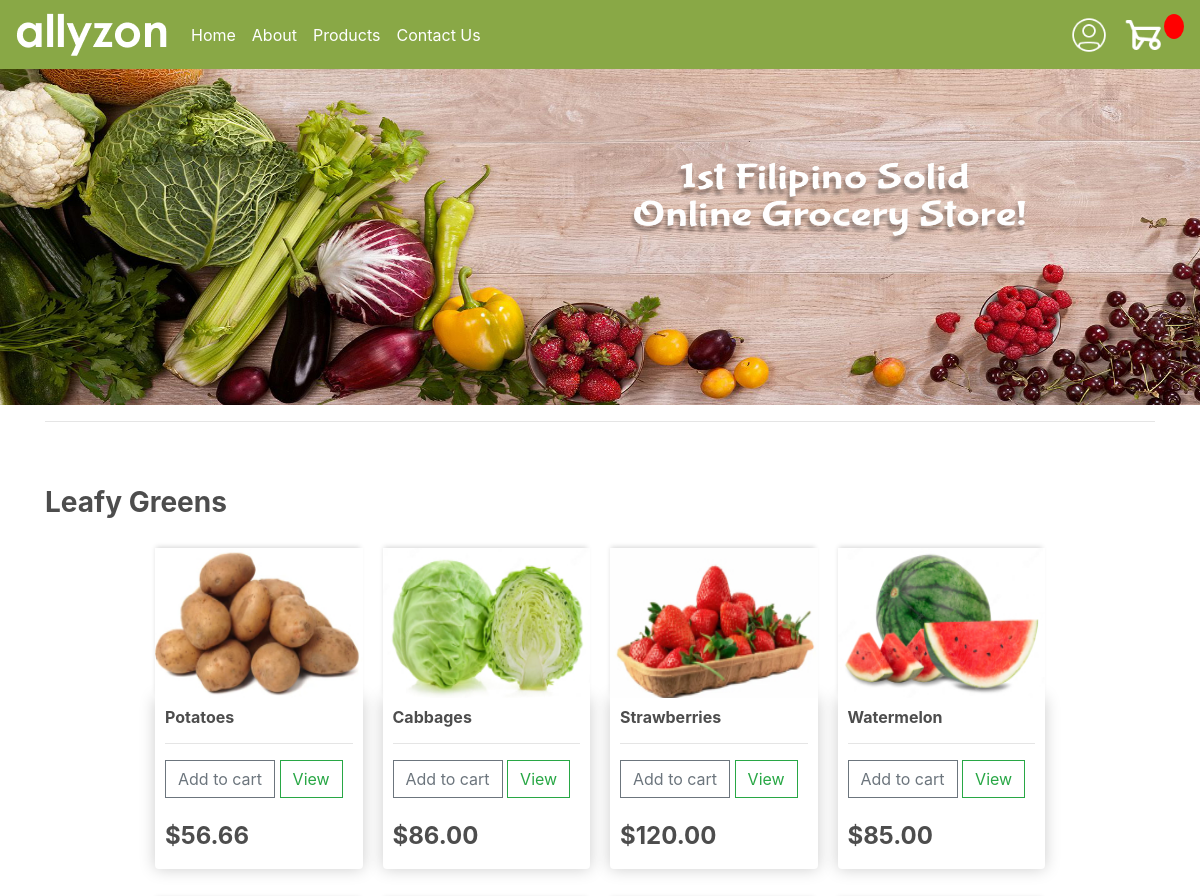
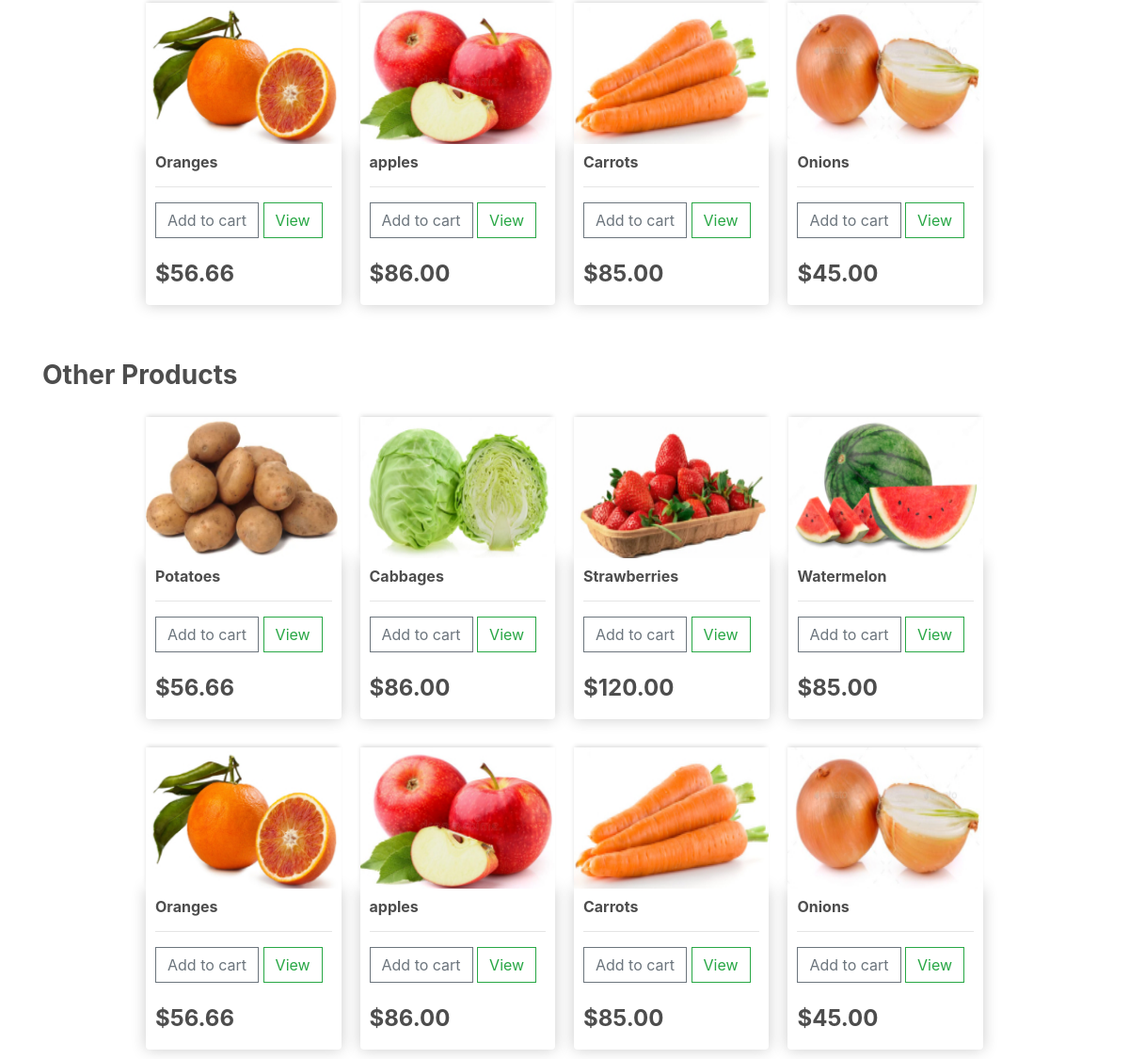
Screenshot of /products/ with the database file from the repository (2 pictures, top to bottom).
### store/models.py (models this page shows, shortened)
class Product(models.Model):
    name = models.CharField(max_length=200)
    price = models.DecimalField(max_digits=7, decimal_places=2)
    digital = models.BooleanField(default=False, null=True, blank=True)
    image = models.ImageField(null=True, blank=True)
    @property
    def imageURL(self):
        try:
            url = self.image.url
        except:
            url = ''
        return url

### store/views.py (the view)
# urls.py: path('products/', views.products_page, name='products'),
def products_page(request):
    products = Product.objects.all()
    context = {'products':products}
    return render(request, 'store/products.html', context)

### store/templates/store/products.html
{% extends 'store/main.html' %}
{% load static %}
{% block content %}
<br><br>
<h3><b>Leafy Greens</b></h3>
<div class="row">
    {% for product in products %}
    <div class="col-lg-42">
        <img class="thumbnail" src="{{product.imageURL}}">
        <div class="box-element product">
            <h6><strong>{{ product.name }}</strong></h6>
            <hr>
            <button data-product={{product.id}} data-action="add" class="btn btn-outline-secondary add-btn update-cart">Add to cart</button>
            <a class="btn btn-outline-success" href="#">View</a><br><br>
            <h4 style="display: flex;"><strong>${{ product.price|floatformat:2 }}</strong></h4>
        </div>
    </div>
    {% endfor %}
</div>
<br><br>
<h3><b>Other Products</b></h3>
<div class="row">
    {% for product in products %}
    <div class="col-lg-42">
        <img class="thumbnail" src="{{product.imageURL}}">
        <div class="box-element product">
            <h6><strong>{{ product.name }}</strong></h6>
            <hr>
            <button data-product={{product.id}} data-action="add" class="btn btn-outline-secondary add-btn update-cart">Add to cart</button>
            <a class="btn btn-outline-success" href="#">View</a><br><br>
            <h4 style="display: flex;"><strong>${{ product.price|floatformat:2 }}</strong></h4>
        </div>
    </div>
    {% endfor %}
</div>
{% endblock %}

### static/css/main.css (style rules this page uses)
body { background-color: white; }
h1,h2,h3,h4,h5,h6 { color:hsl(0, 0%, 30%); }
.box-element { box-shadow:hsl(0, 0%, 80%) 0 0 16px; background-color: #fff; border-radius: 4px; padding: 10px; }
.thumbnail { width: 100%; height: 150px; -webkit-box-shadow: -1px -3px 5px -2px rgba(214,214,214,1); -moz-box-shadow: -1px -3px 5px -2px rgba(214,214,214,1); box-shadow: -1px -3px 5px -2px rgba(214,214,214,1); }
.product { border-radius: 0 0 4px 4px; }
.col-lg-42 { margin-top: 10px; max-width: 25%; padding: 10px; }
.btn { border-radius: 0; }
.row { margin-right: 100px; margin-left: 100px; }

### rows the page displays
Product: imageURL (picture), name "Potatoes", price "56.66"
Product: imageURL (picture), name "Cabbages", price "86.00"
Product: imageURL (picture), name "Strawberries", price "120.00"
Product: imageURL (picture), name "Watermelon", price "85.00"
Product: imageURL (picture), name "Oranges", price "56.66"
Product: imageURL (picture), name "apples", price "86.00"
Product: imageURL (picture), name "Carrots", price "85.00"
Product: imageURL (picture), name "Onions", price "45.00"
